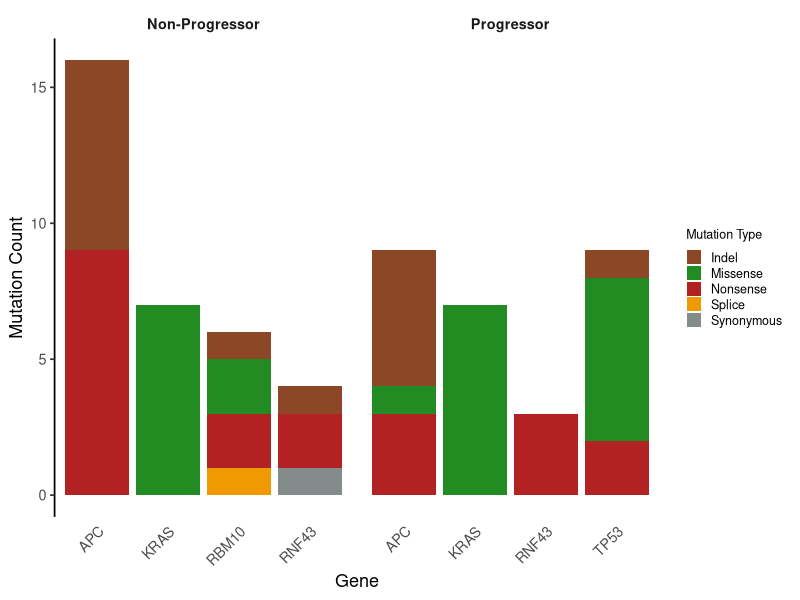
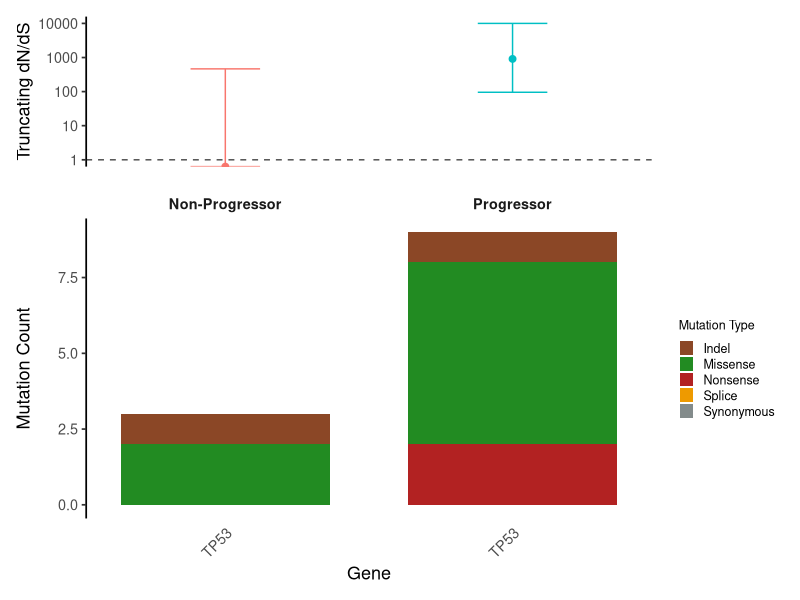

Write the R code that produced these figures, in order.
library(readr)
library(dplyr)
library(tidyr)
library(ggplot2)
library(forcats)
library(patchwork)

#### Prep ####
# Read in data
prog <- read_tsv("data/variants/dndscv/dndscv_genes_prog_pre.tsv") |>
  mutate(group = "Progressor")
non_prog <- read_tsv("data/variants/dndscv/dndscv_genes_non_prog_pre.tsv") |>
  mutate(group = "Non-Progressor")
prog_ci <- read_tsv("data/variants/dndscv/prog_gene_ci.tsv") |>
  mutate(group = "Progressor")
non_prog_ci <- read_tsv("data/variants/dndscv/non_prog_gene_ci.tsv") |>
  mutate(group = "Non-Progressor")

combined_df <- bind_rows(prog, non_prog)

# Reshape and filter data
muts_df <- combined_df |>
  select(gene_name, qglobal_cv, group, n_syn, n_mis, n_non, n_spl, n_ind) |>
  pivot_longer(
    cols = starts_with("n_"),
    names_to = "mutation_type",
    values_to = "count"
  ) |>
  mutate(
    mutation_type = recode(mutation_type,
      n_syn = "Synonymous", n_mis = "Missense", n_non = "Nonsense",
      n_spl = "Splice", n_ind = "Indel"
    )
  )

sig_muts_sums <- muts_df |>
  filter(qglobal_cv < 0.05) |>
  group_by(gene_name, group, mutation_type) |>
  summarise(total = sum(count), .groups = "drop")

##### Plot ##### 
### Barplot ###
# Set gene order
ordered_genes <- sig_muts_sums |>
  group_by(gene_name) |>
  summarise(TotalMut = sum(total)) |>
  arrange(desc(TotalMut)) |>
  pull(gene_name)

plot_df <- sig_muts_sums |>
  mutate(gene_name = factor(gene_name, levels = ordered_genes))

# Define colours
mutation_colours <- c(
  "Synonymous" = "azure4",
  "Missense" = "forestgreen",
  "Nonsense" = "firebrick",
  "Splice" = "orange2",
  "Indel" = "sienna4"
)

# Plot
counts_barplot <- ggplot(sig_muts_sums, aes(x = gene_name, y = total, fill = mutation_type)) +
  geom_col() +
  facet_wrap(~group, scales = "free_x") +
  scale_fill_manual(values = mutation_colours) +
  labs(
    x = "Gene",
    y = "Mutation Count",
    fill = "Mutation Type"
  ) +
  theme_classic(base_size = 13) +
  theme(
    panel.grid = element_blank(),
    axis.line.y = element_line(colour = "black"),
    axis.line.x = element_blank(),
    axis.ticks.x = element_blank(),
    axis.text.x = element_text(angle = 45, hjust = 1),
    strip.background = element_blank(),
    strip.text = element_text(face = "bold"),
    legend.position = "right",
    legend.key.size = unit(0.4, "cm"),
    legend.text = element_text(size = 9),
    legend.title = element_text(size = 9)
  )

ggsave("plots/dndscv/precursors/dndscv_barplot.png", plot = counts_barplot, height = 4, width = 6, dpi = 300)

### TP53 Plot ###
tp53_df <- muts_df |>
  filter(gene_name == "TP53") |>
  group_by(gene_name, group, mutation_type) |>
  summarise(total = sum(count), .groups = "drop")

barplot <- ggplot(tp53_df, aes(x = gene_name, y = total, fill = mutation_type)) +
              geom_col(position = "stack") +
              facet_wrap(~group, scales = "free_x") +
              scale_fill_manual(values = mutation_colours) +
              labs(
                x = "Gene",
                y = "Mutation Count",
                fill = "Mutation Type"
              ) +
              theme_classic(base_size = 13) +
              theme(
                panel.grid = element_blank(),
                axis.line.y = element_line(colour = "black"),
                axis.line.x = element_blank(),
                axis.ticks.x = element_blank(),
                axis.text.x = element_text(angle = 45, hjust = 1),
                strip.background = element_blank(),
                strip.text = element_text(face = "bold"),
                legend.position = "right",
                legend.key.size = unit(0.4, "cm"),
                legend.text = element_text(size = 9),
                legend.title = element_text(size = 9)
              )

# Prep
ci_df <- bind_rows(prog_ci, non_prog_ci) |>
  rename(gene_name = gene) |>
  filter(gene_name %in% ordered_genes) |>
  mutate(gene_name = factor(gene_name, levels = ordered_genes))

# Dot plot of truncating dN/dS with error bars
dotplot <- ggplot(ci_df, aes(x = gene_name, y = tru_mle, colour = group)) +
  geom_point(size = 2, position = position_dodge(width = 0.6)) +
  geom_errorbar(aes(ymin = tru_low, ymax = tru_high),
    width = 0.3,
    position = position_dodge(width = 0.6)
  ) +
  geom_hline(yintercept = 1, linetype = "dashed", colour = "grey30") +
  scale_y_log10() +
  facet_wrap(~group, scales = "free_x") +
  theme_classic(base_size = 13) +
  theme(
    axis.title.x = element_blank(),
    axis.text.x = element_blank(),
    axis.ticks.x = element_blank(),
    axis.line.x = element_blank(),
    strip.background = element_blank(),
    strip.text = element_blank(),
    legend.position = "none"
  ) +
  labs(y = "Truncating dN/dS")

# Combine
combined_plot <- dotplot / barplot + plot_layout(heights = c(1, 2))

ggsave("plots/dndscv/precursors/dndscv_tp53_plot.png", plot = combined_plot, height = 6, width = 5, dpi = 300)
